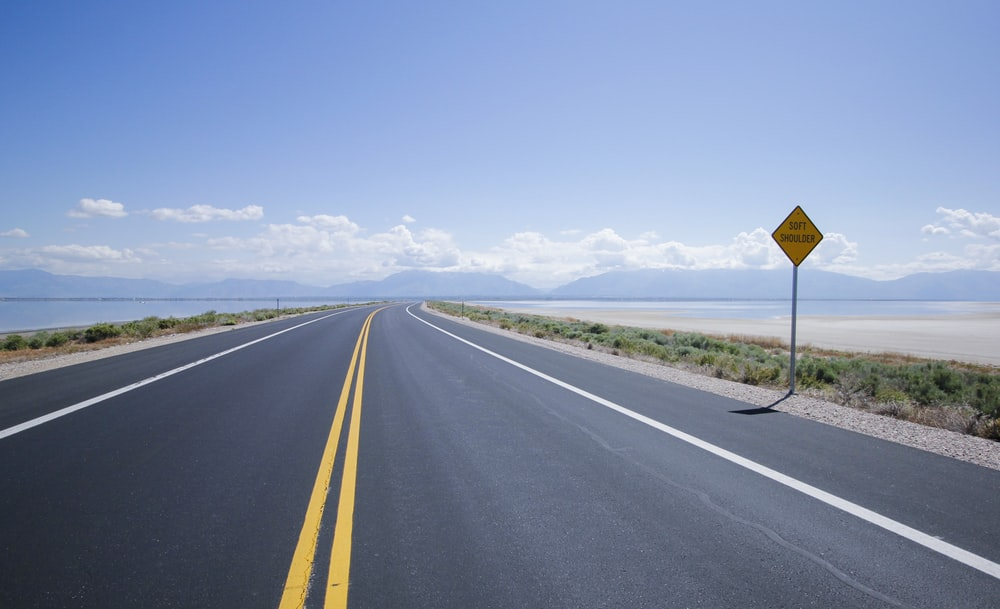
#> input picture SHAMI/sample.jpeg, 1000 x 609 px
$ python code.py
#> lines starting #> are read from the running program, lines starting #| are printed output that depends on the picture; after the words box and inside, x2 and y2 are one past the last pixel; in counts of white or black regions, pixels touching at a corner belong together
import numpy as np
import cv2

img = cv2.imread('sample.jpeg',0)
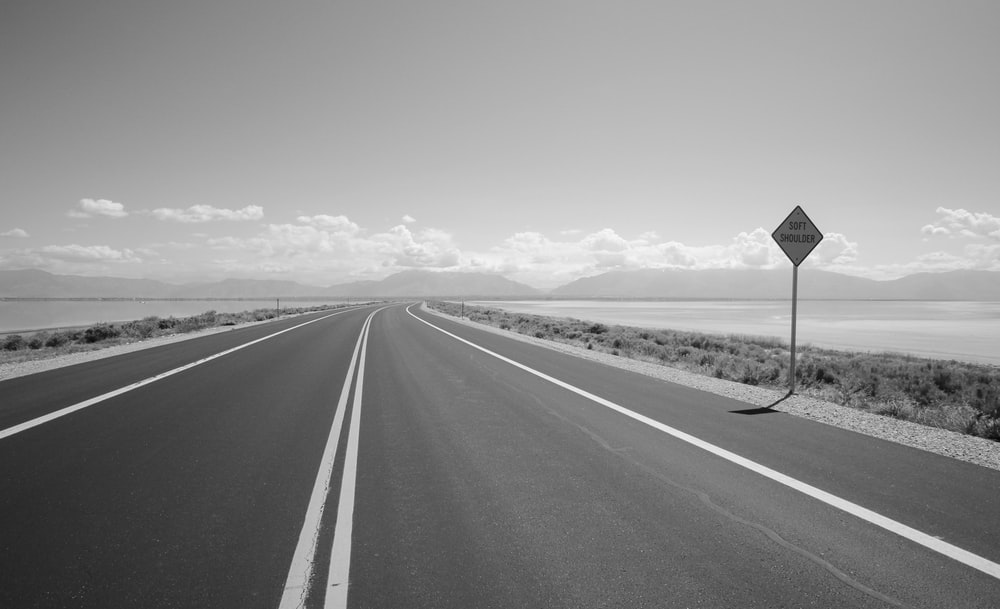
#> img: shape (609, 1000); min 6, max 250, mean 141.5
cv2.imshow('image',img)
k = cv2.waitKey(0)
#> (key Esc is pressed here)
if k == 27:         # wait for ESC key to exit
    cv2.destroyAllWindows()
elif k == ord('s'): # wait for 's' key to save and exit
    cv2.imwrite('messigray.png',img)
    cv2.destroyAllWindows()

def gaussian_blur(img, kernel_size):
#> called with kernel_size = 5
    return cv2.GaussianBlur(img, (kernel_size, kernel_size), 0)

def canny(img, low_threshold, high_threshold):
#> called with low_threshold = 100, high_threshold = 200
    return cv2.Canny(img, low_threshold, high_threshold)
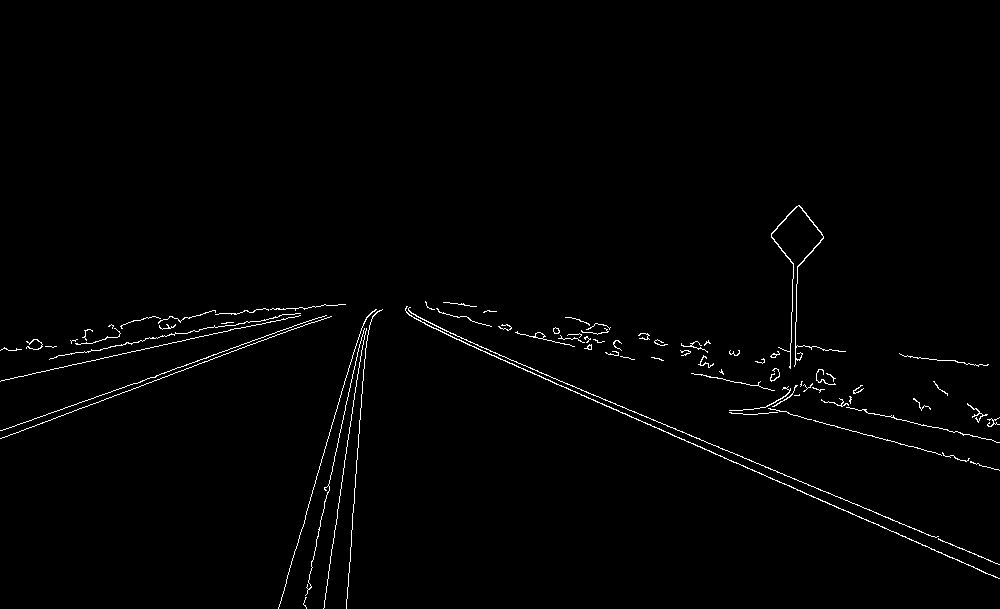
#> returned value: shape (609, 1000); 1.2% white in thin lines or dots, all inside (x1, y1, x2, y2) = (0, 205, 1000, 609)


# apply gaussian blur
kernelSize = 5
gaussianBlur = gaussian_blur(img, kernelSize)

# canny
minThreshold = 100
maxThreshold = 200
edgeDetectedImage = canny(gaussianBlur, minThreshold, maxThreshold)

#display
cv2.imshow('image',edgeDetectedImage)
cv2.waitKey(0)
cv2.destroyAllWindows()
